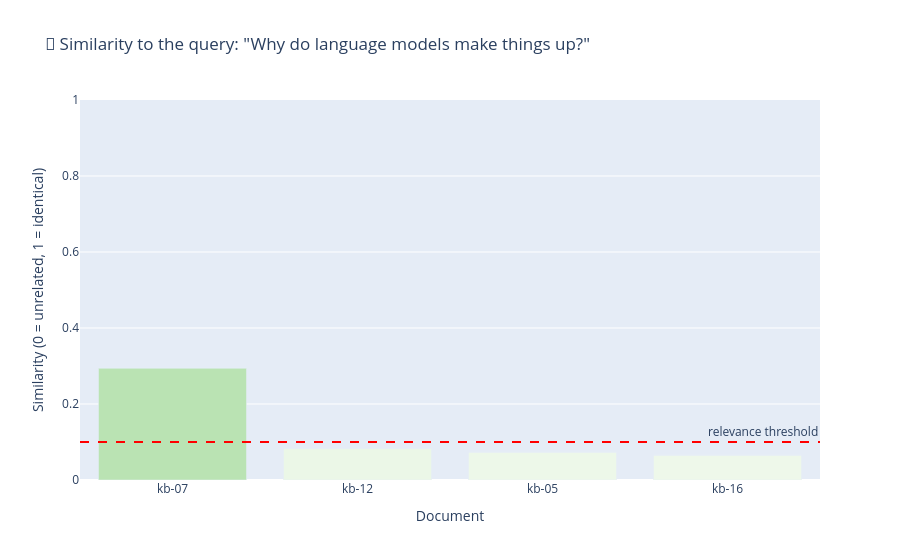

Here is the notebook cell this chart was saved with:
### Markdown cell above
### 🔎 Step 3: Retrieval = Nearest-Neighbour Search

To answer a question, we embed the *question* with the same recipe and find the documents
whose vectors point in the most similar direction (**cosine similarity**).

### Code cell
RELEVANCE_THRESHOLD = 0.10


def retrieve(query, top_k=3):
    """Find the top_k documents most similar to the query."""
    query_vector = vectorizer.transform([query])
    scores = cosine_similarity(query_vector, doc_vectors)[0]
    ranking = np.argsort(scores)[::-1][:top_k]
    return [dict(KNOWLEDGE_BASE[i], score=float(scores[i])) for i in ranking]


question = "Why do language models make things up?"
hits = retrieve(question, top_k=4)

print(f"❓ {question}\n")
for hit in hits:
    print(f"   {hit['score']:.2f}  {hit['id']}  ({hit['source']})")
    print(f"         {textwrap.shorten(hit['text'], 88)}\n")

plot_retrieval_scores(question, hits, threshold=RELEVANCE_THRESHOLD)

### Figure 1 — Plotly figure (JSON) as saved in the notebook; plotly's stock layout.template omitted (floating-point values rounded to 4 significant figures)
{"data": [{"alignmentgroup": "True", "hovertemplate": "Document=%{x}<br>Similarity (0 = unrelated, 1 = identical)=%{y}<br>color=%{marker.color}<extra></extra>", "legendgroup": "", "marker": {"color": [0.2939, 0.08237, 0.07256, 0.06462], "coloraxis": "coloraxis", "pattern": {"shape": ""}}, "name": "", "offsetgroup": "", "orientation": "v", "showlegend": false, "textposition": "auto", "type": "bar", "x": ["kb-07", "kb-12", "kb-05", "kb-16"], "xaxis": "x", "y": [0.2939, 0.08237, 0.07256, 0.06462], "yaxis": "y"}], "layout": {"annotations": [{"showarrow": false, "text": "relevance threshold", "x": 1, "xanchor": "right", "xref": "x domain", "y": 0.1, "yanchor": "bottom", "yref": "y"}], "barmode": "relative", "coloraxis": {"cmax": 1, "cmin": 0, "colorbar": {"title": {"text": "color"}}, "colorscale": [[0, "rgb(247,252,245)"], [0.125, "rgb(229,245,224)"], [0.25, "rgb(199,233,192)"], [0.375, "rgb(161,217,155)"], [0.5, "rgb(116,196,118)"], [0.625, "rgb(65,171,93)"], [0.75, "rgb(35,139,69)"], [0.875, "rgb(0,109,44)"], [1, "rgb(0,68,27)"]], "showscale": false}, "legend": {"tracegroupgap": 0}, "shapes": [{"line": {"color": "red", "dash": "dash"}, "type": "line", "x0": 0, "x1": 1, "xref": "x domain", "y0": 0.1, "y1": 0.1, "yref": "y"}], "title": {"text": "🔎 Similarity to the query: \"Why do language models make things up?\""}, "xaxis": {"anchor": "y", "domain": [0, 1], "title": {"text": "Document"}}, "yaxis": {"anchor": "x", "domain": [0, 1], "range": [0, 1], "title": {"text": "Similarity (0 = unrelated, 1 = identical)"}}}}
